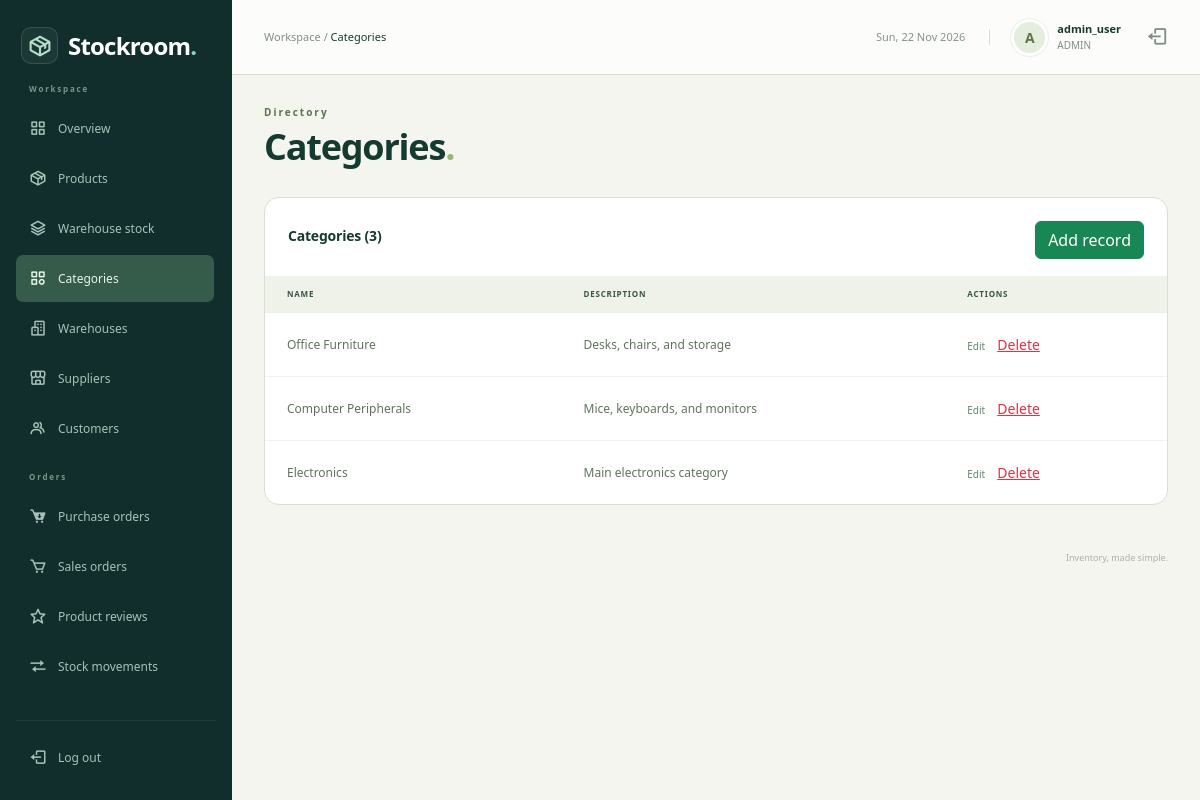
Before: /admin/categories.php (signed in) with the older database file.
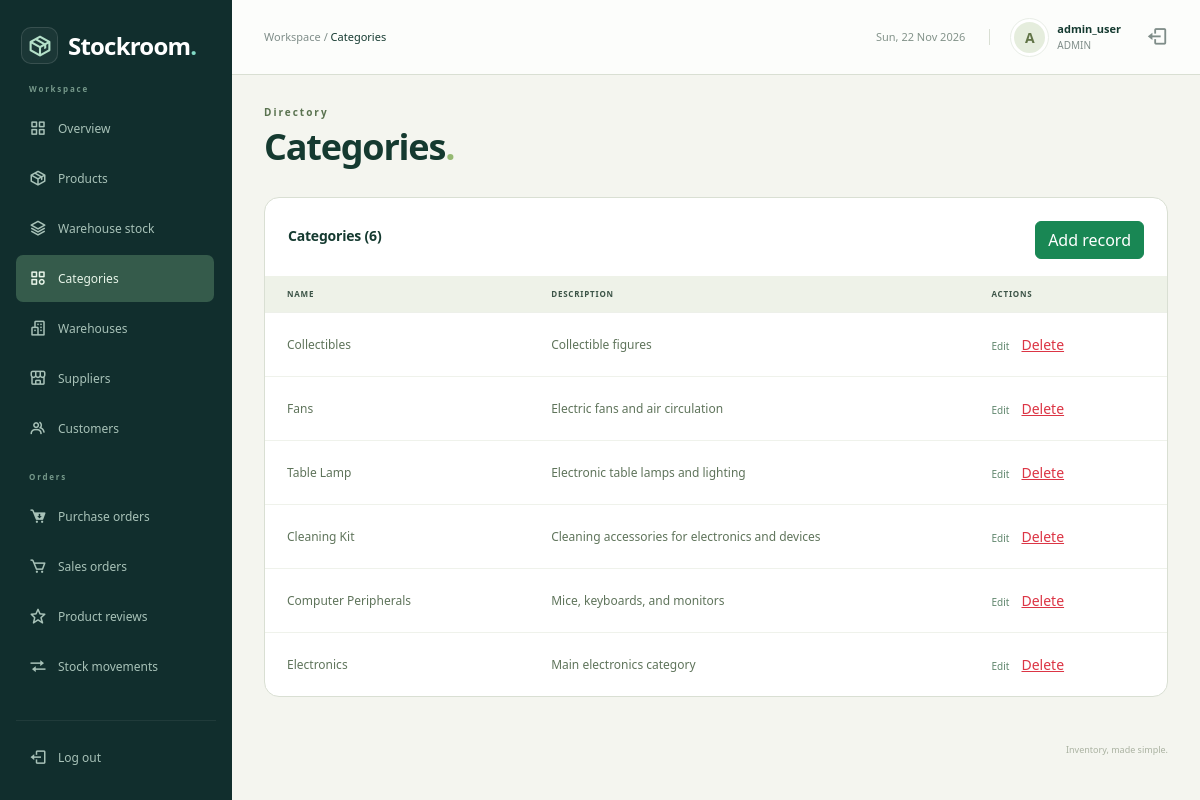
After: the same page with the newer database file.
### tables this page shows
CREATE TABLE `users` (
  `user_id` int NOT NULL,
  `username` varchar(50) NOT NULL,
  `email` varchar(100) NOT NULL,
  `password_hash` varchar(255) NOT NULL,
  `role` enum('ADMIN','MANAGER','STAFF','CUSTOMER') NOT NULL DEFAULT 'STAFF',
  `customer_id` int DEFAULT NULL,
  `is_active` tinyint(1) NOT NULL DEFAULT '1',
  `created_at` timestamp NULL DEFAULT CURRENT_TIMESTAMP
);

CREATE TABLE `categories` (
  `category_id` int NOT NULL,
  `parent_id` int DEFAULT NULL,
  `name` varchar(100) NOT NULL,
  `description` varchar(255) DEFAULT NULL
);

### admin/categories.php (called while the page is built, shortened)
<?php
$pageTitle = 'Categories';
$section = 'Directory';
require_once __DIR__ . '/../includes/auth.php';
require_once __DIR__ . '/../config/db.php';
$rows = mysqli_query($conn, 'SELECT category_id,name,description FROM categories ORDER BY category_id DESC');
include '../includes/workspace.php';
include '../templates/categories.php';
include '../includes/end.php';

### includes/auth.php (called while the page is built, shortened)
<?php
require_once __DIR__ . '/../config/db.php';
$user_id = $_SESSION['user_id'];
$sql = "SELECT user_id, username, role, customer_id FROM users WHERE user_id=$user_id AND is_active=1";
$users = mysqli_query($conn, $sql);
$account = mysqli_fetch_assoc($users);
if ($account['role'] == 'ADMIN') {
    $supervisor = true;
    $warehouse_access = true;
} elseif ($account['role'] == 'MANAGER') {
    $supervisor = true;
    $warehouse_access = true;
} elseif ($account['role'] == 'STAFF') {
    $warehouse_access = true;
}

### templates/categories.php (the view, shortened to what this page needs)
<section class="surface records-surface"><div class="section-heading"><h2>Categories (<?php echo $rows->num_rows; ?>)</h2><a class="btn btn-success" href="?editor=new">Add record</a></div>
<div class="table-responsive"><table class="table inventory-table records-table">
<thead><tr><th>Name</th><th>Description</th><th>Actions</th></tr></thead>
<tbody>
<?php while ($row = mysqli_fetch_assoc($rows)) { ?>
<tr>
    <td><?php echo htmlspecialchars($row['name']); ?></td>
    <td><?php if (isset($row['description'])) { echo htmlspecialchars($row['description']); } ?></td>
    <td><a class="text-link" href="?id=<?php echo $row['category_id']; ?>">Edit</a> <form method="post" class="inline-form" action="?id=<?php echo $row['category_id']; ?>"><button class="btn btn-sm btn-link text-danger" name="action" value="delete">Delete</button></form></td>
</tr>
<?php } ?>
</tbody></table></div>
</section>

### includes/workspace.php (shortened to what this page needs)
<!doctype html>
<html lang="en"><head><meta charset="utf-8"><meta name="viewport" content="width=device-width,initial-scale=1">
<?php include __DIR__ . '/admin_css.php'; ?>
<link rel="stylesheet" href="../assets/css/dashboard.css">
<link rel="stylesheet" href="../assets/css/business-overview.css">
<link rel="stylesheet" href="../assets/css/modules.css">
</head><body class="workspace-page">
<?php include __DIR__ . '/sidebar.php'; ?>
<?php include __DIR__ . '/topbar.php'; ?>
<main class="page-wrapper"><div class="page-content">
<div class="page-heading"><div><span class="eyebrow"><?php echo htmlspecialchars($section); ?></span>
<h1><?php echo htmlspecialchars($pageTitle); ?><span class="heading-dot">.</span></h1></div></div>

### includes/admin_css.php
<link rel="stylesheet" href="../assets/css/bootstrap.min.css">
<link rel="stylesheet" href="../assets/css/icons.css">
<link rel="stylesheet" href="../assets/css/admin.css">

### includes/sidebar.php (shortened to what this page needs)
<?php
$current_page = basename($_SERVER['SCRIPT_NAME']);
?>
<aside class="sidebar-wrapper" id="sidebar">
    <a class="brand" href="dashboard.php"><span class="brand-icon"><i class="bx bx-package" aria-hidden="true"></i></span>Stockroom<span class="brand-dot">.</span></a>
    <nav aria-label="Main navigation" class="sidebar-navigation">
        <p class="nav-label">Workspace</p>
        <a class="sidebar-link <?php if ($current_page == 'dashboard.php') {
            echo 'active';
        } ?>" href="dashboard.php" <?php if ($current_page == 'dashboard.php') {
            echo 'aria-current="page"';
        } ?>><i class="bx bx-grid-alt" aria-hidden="true"></i><span>Overview</span></a>
        <?php if ($warehouse_access) { ?>
        <a class="sidebar-link <?php if ($current_page == 'products.php') {
            echo 'active';
        } ?>" href="products.php" <?php if ($current_page == 'products.php') {
            echo 'aria-current="page"';
        } ?>><i class="bx bx-package" aria-hidden="true"></i><span>Products</span></a>
        <a class="sidebar-link <?php if ($current_page == 'warehouse_stock.php') {
            echo 'active';
        } ?>" href="warehouse_stock.php" <?php if ($current_page == 'warehouse_stock.php') {
            echo 'aria-current="page"';
        } ?>><i class="bx bx-layer" aria-hidden="true"></i><span>Warehouse stock</span></a>
        <?php } ?>
        <?php if ($supervisor) { ?>
        <a class="sidebar-link <?php if ($current_page == 'categories.php') {
            echo 'active';
        } ?>" href="categories.php" <?php if ($current_page == 'categories.php') {
            echo 'aria-current="page"';
        } ?>><i class="bx bx-category" aria-hidden="true"></i><span>Categories</span></a>
        <a class="sidebar-link <?php if ($current_page == 'warehouses.php') {
            echo 'active';
        } ?>" href="warehouses.php" <?php if ($current_page == 'warehouses.php') {
            echo 'aria-current="page"';
        } ?>><i class="bx bx-buildings" aria-hidden="true"></i><span>Warehouses</span></a>
        <a class="sidebar-link <?php if ($current_page == 'suppliers.php') {
            echo 'active';
        } ?>" href="suppliers.php" <?php if ($current_page == 'suppliers.php') {
            echo 'aria-current="page"';
        } ?>><i class="bx bx-store-alt" aria-hidden="true"></i><span>Suppliers</span></a>
        <a class="sidebar-link <?php if ($current_page == 'customers.php') {
            echo 'active';
        } ?>" href="customers.php" <?php if ($current_page == 'customers.php') {
            echo 'aria-current="page"';
        } ?>><i class="bx bx-group" aria-hidden="true"></i><span>Customers</span></a>
        <?php } ?>
        <p class="nav-label">Orders</p>
        <?php if ($warehouse_access) { ?>
        <a class="sidebar-link <?php if ($current_page == 'purchase_orders.php') {
            echo 'active';
        } ?>" href="purchase_orders.php" <?php if ($current_page == 'purchase_orders.php') {
            echo 'aria-current="page"';
        } ?>><i class="bx bxs-cart-download" aria-hidden="true"></i><span>Purchase orders</span></a>
        <?php } ?>
        <a class="sidebar-link <?php if ($current_page == 'sales_orders.php') {
            echo 'active';
        } ?>" href="sales_orders.php" <?php if ($current_page == 'sales_orders.php') {
            echo 'aria-current="page"';
        } ?>><i class="bx bx-cart" aria-hidden="true"></i><span>Sales orders</span></a>
        <?php if ($supervisor) { ?>
        <a class="sidebar-link <?php if ($current_page == 'reviews.php') { echo 'active'; } ?>" href="reviews.php"><i class="bx bx-star" aria-hidden="true"></i><span>Product reviews</span></a>
        <?php } ?>
        <?php if ($warehouse_access) { ?>
        <a class="sidebar-link <?php if ($current_page == 'stock_movements.php') {
            echo 'active';
        } ?>" href="stock_movements.php" <?php if ($current_page == 'stock_movements.php') {
            echo 'aria-current="page"';
        } ?>><i class="bx bx-transfer" aria-hidden="true"></i><span>Stock movements</span></a>
        <?php } ?>
    </nav>
    <div class="sidebar-bottom"><a class="sidebar-link" href="logout.php"><i class="bx bx-log-out" aria-hidden="true"></i>Log out</a></div>
</aside>

### includes/topbar.php (shortened to what this page needs)
<header class="topbar">
    <div class="d-flex align-items-center gap-3">
        <span class="breadcrumb-label">Workspace / <strong><?php echo htmlspecialchars($pageTitle); ?></strong></span>
    </div>
    <div class="topbar-account">
        <span class="topbar-date"><?php echo date('D, d M Y'); ?></span>
        <a class="account-link" href="dashboard.php">
            <span class="avatar"><?php echo htmlspecialchars(substr($account['username'], 0, 1)); ?></span>
            <div><strong><?php echo htmlspecialchars($account['username']); ?></strong><small><?php echo htmlspecialchars($account['role']); ?></small></div>
        </a>
        <a href="logout.php" class="topbar-logout" aria-label="Log out"><i class="bx bx-log-out" aria-hidden="true"></i></a>
    </div>
</header>

### includes/end.php (shortened to what this page needs)
</div></main>
<?php include __DIR__ . '/footer.php'; ?>
</body></html>

### includes/footer.php
<footer class="page-footer"><span>Stockroom &copy; <?php echo date('Y'); ?></span><span>Inventory, made simple.</span></footer>

### assets/css/admin.css (style rules this page uses)
:root { --navy: #142c38; --teal: #137e73; --ink: #213640; --muted: #74818b; --line: #e7ecef; }
* { box-sizing: border-box; }
body { margin: 0; font-family: 'Segoe UI', Arial, sans-serif; font-size: 14px; color: var(--ink); background: #f5f7f9; }
a { text-decoration: none; }
button, a, input { -webkit-tap-highlight-color: transparent; }
.brand { display: flex; align-items: center; color: white; font-size: 25px; font-weight: 700; letter-spacing: -.8px; gap: 10px; }
.brand-icon { width: 37px; height: 37px; display: grid; place-items: center; color: #8ae0cc; background: #ffffff0e; border: 1px solid #ffffff20; border-radius: 10px; font-size: 25px; }
.brand-dot { color: #82dac5; margin-left: -10px; }
.sidebar-wrapper { width: 240px; position: fixed; inset: 0 auto 0 0; background: var(--navy); padding: 30px 20px; z-index: 30; display: flex; flex-direction: column; }
.sidebar-wrapper .brand { padding-left: 5px; }
.nav-label { color: #94a9b2; font-size: 10px; letter-spacing: 1.9px; margin: 53px 16px 16px; font-weight: 600; }
.sidebar-link { display: flex; align-items: center; gap: 13px; padding: 13px 16px; margin-bottom: 7px; border-radius: 8px; color: #bfd0d7; font-weight: 500; }
.sidebar-link i { font-size: 21px; }
.sidebar-link.active { color: #b6f4e4; background: #ffffff10; box-shadow: inset 3px 0 #73cfb8; }
.sidebar-bottom { margin-top: auto; }
.topbar { height: 82px; margin-left: 240px; padding: 0 38px; background: #fff; border-bottom: 1px solid var(--line); display: flex; align-items: center; justify-content: space-between; gap: 15px; }
.breadcrumb-label { color: var(--muted); font-size: 13px; }
.breadcrumb-label strong { color: var(--ink); font-weight: 500; }
.topbar-account { display: flex; align-items: center; gap: 11px; }
.topbar-account strong { display: block; font-weight: 600; font-size: 13px; }
.topbar-account small { color: var(--muted); font-size: 11px; display: block; }
.avatar { display: inline-grid; place-items: center; width: 37px; height: 37px; border-radius: 50%; background: #e2f1eb; color: #287864; font-weight: 700; text-transform: uppercase; }
.topbar-logout { color: var(--muted); font-size: 22px; margin-left: 14px; }
.page-wrapper { margin-left: 240px; }
.page-content { padding: 35px 38px 28px; max-width: 1720px; margin: auto; }
.page-heading { display: flex; justify-content: space-between; align-items: center; margin-bottom: 26px; gap: 20px; }
.eyebrow { display: block; font-size: 10px; font-weight: 700; letter-spacing: 2px; color: var(--teal); margin-bottom: 10px; }
h1 { font-size: 29px; font-weight: 650; letter-spacing: -.9px; margin-bottom: 8px; }
.inventory-table { font-size: 12px; margin-bottom: 0; }
.inventory-table thead th { color: #7c8991; font-size: 10px; text-transform: uppercase; letter-spacing: .6px; font-weight: 600; background: #fafbfc; padding: 13px 22px; border-color: var(--line); white-space: nowrap; }
.inventory-table td { padding: 20px 22px; border-color: var(--line); vertical-align: middle; color: #61727d; }
.inventory-table tr:last-child td { border: 0; }
.page-footer { padding: 0 38px 24px; display: flex; justify-content: space-between; color: #8c969e; font-size: 11px; }

### assets/css/modules.css (style rules this page uses)
.records-surface { margin-bottom: 1.5rem; }
.actions,.inline-form { display:flex;align-items:center;flex-wrap:wrap;gap:.65rem; }
.inline-form { display:inline-flex; }
.records-table td { vertical-align:middle; }
.workspace-page { --ink: #153a30; --line: #d9dfd3; background: #f4f5ef; }
.workspace-page .page-heading h1 { font-size: clamp(29px, 3vw, 44px); line-height: 1.08; }
.workspace-page .eyebrow { color: #59724f; font-size: 10px; }
.workspace-page .records-surface { border-radius: 15px; border: 1px solid var(--line); overflow: hidden; }
.workspace-page .records-table thead th { background: #eef2e8; color: #3c5447; }

Changed rows visible on the page:
removed categories: name "Office Furniture", description "Desks, chairs, and storage"
added categories: name "Collectibles", description "Collectible figures"
added categories: name "Fans", description "Electric fans and air circulation"
added categories: name "Table Lamp", description "Electronic table lamps and lighting"
added categories: name "Cleaning Kit", description "Cleaning accessories for electronics and devices"
Other visible differences:
$rows->num_rows: "3" → "6"
